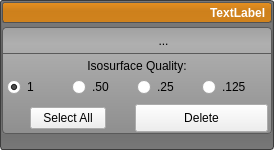
<?xml version="1.0" encoding="UTF-8"?>
<ui version="4.0">
 <class>LayerGroupWidget</class>
 <widget class="QWidget" name="LayerGroupWidget">
  <property name="geometry">
   <rect>
    <x>0</x>
    <y>0</y>
    <width>274</width>
    <height>159</height>
   </rect>
  </property>
  <property name="sizePolicy">
   <sizepolicy hsizetype="Preferred" vsizetype="Fixed">
    <horstretch>0</horstretch>
    <verstretch>0</verstretch>
   </sizepolicy>
  </property>
  <property name="styleSheet">
   <string notr="true">QTabWidget::pane{
	background-color: rgba(0, 0, 0, 0);
	border: 2px solid rgb(90,90,90);
	border-radius: 4px;
}


QLabel#group_dimensions_label_{
	color: white;
	font: bold;
}
QTabWidget::tab-bar {
	left: 5px;
 }

QWidget#LayerGroupWidget{
	background-color: rgba( 0, 0, 0, 0 );
}

QTabBar::tab{
background-color:qlineargradient(spread:pad, x1:0.5, y1:0, x2:0.5, y2:0.960227, stop:0 rgba(101, 101, 101, 255), stop:0.155779 rgba(115, 115, 115, 255), stop:1 rgba(84, 84, 84, 255));
border-top-left-radius: 4px;
border-top-right-radius: 4px;
min-width:16ex;
height: 22px;
padding-left: 4px;
padding-right: 4px;
padding-top:0px;
border-top: 1px solid rgb(90,90,90);
border-left: 1px solid rgb(90,90,90);
border-right: 1px solid rgb(90,90,90);
margin-top:4px;
}

QTabBar::tab:selected{
background-color:qlineargradient(spread:pad, x1:0.5, y1:0, x2:0.5, y2:0.960227, stop:0 rgba(151, 151, 151, 255), stop:0.155779 rgba(165, 165, 165, 255), stop:1 rgba(134, 134, 134, 255));
margin-left: -4px;
margin-right: -4px;

}

QTabBar::tab:first:selected {
	margin-left: 0;
}
QTabBar::tab:last:selected {
  margin-right: 0;
}

QToolButton#group_new_button_{
	background-color: rgba(0, 0, 0, 0);
	border: 1px solid rgba(0, 0, 0, 0);
	margin: 0 0 0 0;
	padding: 0 0 0 0;
}
QToolButton#group_new_button_:hover{
	background-color: rgba( 0, 0, 0, 30 ); border-radius: 3px;
}

QToolButton#group_new_button_:pressed{
	background-color: rgb(233, 111, 53);
	border-radius: 3px;
	border: 1px solid rgb(142, 67, 32);
	margin: 0 0 0 0;
	padding: 0 0 0 0;
}

QToolButton#group_delete_button_{
	background-color: rgba(0, 0, 0, 0);
	border: 1px solid rgba(0, 0, 0, 0);
	margin: 0 0 0 0;
	padding: 0 0 0 0;
}
QToolButton#group_delete_button_:hover{
	background-color: rgba( 0, 0, 0, 30 ); border-radius: 3px;
}

QToolButton#group_delete_button_:checked{
	background-color: rgb(233, 111, 53);
	border-radius: 3px;
	border: 1px solid rgb(142, 67, 32);
	margin: 0 0 0 0;
	padding: 0 0 0 0;
}


QToolButton#duplicate_layer_button_{
	background-color: rgba(0, 0, 0, 0);
	border: 1px solid rgba(0, 0, 0, 0);
	margin: 0 0 0 0;
	padding: 0 0 0 0;
}
QToolButton#duplicate_layer_button_:hover{
	background-color: rgba( 0, 0, 0, 30 ); border-radius: 3px;
}


QToolButton#group_iso_button_{
	background-color: rgba(0, 0, 0, 0);
	border: 1px solid rgba(0, 0, 0, 0);
	margin: 0 0 0 0;
	padding: 0 0 0 0;
}
QToolButton#group_iso_button_:hover{
	background-color: rgba( 0, 0, 0, 30 ); border-radius: 3px;
}
QToolButton#group_iso_button_:checked{
	background-color: rgb(233, 111, 53);
	border-radius: 3px;
	border: 1px solid rgb(142, 67, 32);
	margin: 0 0 0 0;
	padding: 0 0 0 0;
}


QToolButton#group_visibility_button_{
	background-color: rgba(0, 0, 0, 0);
	border: 1px solid rgba(0, 0, 0, 0);
	margin: 0 0 0 0;
	padding: 0 0 0 0;
}
QToolButton#group_visibility_button_:hover{
	background-color: rgba( 0, 0, 0, 30 ); border-radius: 3px;
}

QFrame#group_frame_{
	background-color: rgba(0, 0, 0, 0);
	border: none;
}

QToolButton#open_button_{
	background-color: rgba(0, 0, 0, 0);
	border-radius: 4px;
}

QToolButton#open_button_:hover{
	background-color: rgba( 0, 0, 0, 30 ); border-radius: 3px;
}

QWidget#group_header_{
	background-color: qlineargradient(spread:pad, x1:0.5, y1:0, x2:0.5, y2:0.960227, stop:0 rgba(0, 0, 0, 0), stop:0.45 rgba(0, 0, 0, 30), stop:1 rgba(0, 0, 0, 25));
    border-radius: 3px;
}

QWidget#group_background_{
	background-color: rgb(232, 145, 32);
    border-radius: 3px;
	border: 1px solid rgb(90, 90, 90);
}

QWidget#base_{
	background-color: qlineargradient(spread:pad, x1:0.5, y1:0, x2:0.5, y2:1, stop:0 rgba(120, 120, 120, 255), stop:0.36 rgba(100, 100, 100, 255), stop:0.65 rgba(100, 100, 100, 255), stop:1 rgba(120, 120, 120, 255));
	border-radius:3px;
	border: 1px solid rgb(60, 60, 60);
	color: rgb(90, 90, 90);
}

QWidget#tools_and_layers_widget_{
	background-color: qlineargradient(spread:pad, x1:0.5, y1:0, x2:0.5, y2:1, stop:0 rgba(120, 120, 120, 255), stop:0.36 rgba(100, 100, 100, 255), stop:0.65 rgba(100, 100, 100, 255), stop:1 rgba(120, 120, 120, 255));
}

QWidget#group_tools_{
	border-radius: 4px;
	border: 1px solid rgb(90, 90, 90);
	background-color: qlineargradient(spread:pad, x1:0.5, y1:0, x2:0.5, y2:0.960227, stop:0 rgba(161, 161, 161, 255), stop:0.155779 rgba(175, 175, 175, 255), stop:1 rgba(144, 144, 144, 255));
}

QWidget#buttons_{
	border-bottom: 1px solid rgb(90, 90, 90);
}
</string>
  </property>
  <layout class="QVBoxLayout" name="verticalLayout_12">
   <property name="spacing">
    <number>0</number>
   </property>
   <property name="margin">
    <number>0</number>
   </property>
   <item>
    <widget class="QWidget" name="base_" native="true">
     <layout class="QVBoxLayout" name="verticalLayout_13">
      <property name="spacing">
       <number>0</number>
      </property>
      <property name="margin">
       <number>2</number>
      </property>
      <item>
       <widget class="QWidget" name="group_background_" native="true">
        <property name="sizePolicy">
         <sizepolicy hsizetype="Preferred" vsizetype="Fixed">
          <horstretch>0</horstretch>
          <verstretch>0</verstretch>
         </sizepolicy>
        </property>
        <property name="minimumSize">
         <size>
          <width>201</width>
          <height>21</height>
         </size>
        </property>
        <property name="maximumSize">
         <size>
          <width>16777215</width>
          <height>21</height>
         </size>
        </property>
        <layout class="QHBoxLayout" name="horizontalLayout_13">
         <property name="spacing">
          <number>0</number>
         </property>
         <property name="margin">
          <number>0</number>
         </property>
         <item>
          <widget class="QWidget" name="group_header_" native="true">
           <property name="sizePolicy">
            <sizepolicy hsizetype="Preferred" vsizetype="Preferred">
             <horstretch>0</horstretch>
             <verstretch>0</verstretch>
            </sizepolicy>
           </property>
           <property name="minimumSize">
            <size>
             <width>215</width>
             <height>21</height>
            </size>
           </property>
           <property name="maximumSize">
            <size>
             <width>16777215</width>
             <height>21</height>
            </size>
           </property>
           <layout class="QHBoxLayout" name="horizontalLayout" stretch="0,0,0,0">
            <property name="spacing">
             <number>0</number>
            </property>
            <property name="leftMargin">
             <number>0</number>
            </property>
            <property name="topMargin">
             <number>0</number>
            </property>
            <property name="rightMargin">
             <number>6</number>
            </property>
            <property name="bottomMargin">
             <number>0</number>
            </property>
            <item>
             <widget class="QToolButton" name="open_button_">
              <property name="minimumSize">
               <size>
                <width>21</width>
                <height>21</height>
               </size>
              </property>
              <property name="maximumSize">
               <size>
                <width>21</width>
                <height>21</height>
               </size>
              </property>
              <property name="text">
               <string/>
              </property>
              <property name="icon">
               <iconset resource="../../Resources/QtResources.qrc">
                <normaloff>:/Images/RightArrowWhite.png</normaloff>
                <normalon>:/Images/DownArrowWhite.png</normalon>:/Images/RightArrowWhite.png</iconset>
              </property>
              <property name="iconSize">
               <size>
                <width>16</width>
                <height>16</height>
               </size>
              </property>
              <property name="checkable">
               <bool>true</bool>
              </property>
              <property name="checked">
               <bool>true</bool>
              </property>
             </widget>
            </item>
            <item>
             <widget class="QtUtils::QtTristateToolButton" name="group_visibility_button_" native="true">
              <property name="minimumSize">
               <size>
                <width>21</width>
                <height>21</height>
               </size>
              </property>
              <property name="maximumSize">
               <size>
                <width>21</width>
                <height>21</height>
               </size>
              </property>
              <property name="toolTip">
               <string>Turn on or off the group's visibility</string>
              </property>
              <property name="text" stdset="0">
               <string/>
              </property>
              <property name="icon" stdset="0">
               <iconset resource="../../Resources/QtResources.qrc">
                <normaloff>:/Images/VisibleOff.png</normaloff>
                <normalon>:/Images/VisibleWhite.png</normalon>:/Images/VisibleOff.png</iconset>
              </property>
              <property name="iconSize" stdset="0">
               <size>
                <width>20</width>
                <height>20</height>
               </size>
              </property>
              <layout class="QHBoxLayout" name="horizontalLayout_3">
               <property name="spacing">
                <number>0</number>
               </property>
               <property name="leftMargin">
                <number>0</number>
               </property>
               <property name="topMargin">
                <number>0</number>
               </property>
               <property name="rightMargin">
                <number>5</number>
               </property>
               <property name="bottomMargin">
                <number>0</number>
               </property>
              </layout>
             </widget>
            </item>
            <item>
             <spacer name="horizontalSpacer_2">
              <property name="orientation">
               <enum>Qt::Horizontal</enum>
              </property>
              <property name="sizeHint" stdset="0">
               <size>
                <width>40</width>
                <height>20</height>
               </size>
              </property>
             </spacer>
            </item>
            <item>
             <widget class="QLabel" name="group_dimensions_label_">
              <property name="text">
               <string>TextLabel</string>
              </property>
             </widget>
            </item>
           </layout>
          </widget>
         </item>
        </layout>
       </widget>
      </item>
      <item>
       <widget class="QWidget" name="tools_and_layers_widget_" native="true">
        <layout class="QVBoxLayout" name="verticalLayout_11">
         <property name="spacing">
          <number>0</number>
         </property>
         <property name="margin">
          <number>0</number>
         </property>
         <item>
          <widget class="QFrame" name="group_frame_">
           <property name="sizePolicy">
            <sizepolicy hsizetype="Preferred" vsizetype="Preferred">
             <horstretch>0</horstretch>
             <verstretch>0</verstretch>
            </sizepolicy>
           </property>
           <property name="minimumSize">
            <size>
             <width>0</width>
             <height>0</height>
            </size>
           </property>
           <property name="maximumSize">
            <size>
             <width>16777215</width>
             <height>16777215</height>
            </size>
           </property>
           <property name="frameShape">
            <enum>QFrame::StyledPanel</enum>
           </property>
           <property name="frameShadow">
            <enum>QFrame::Raised</enum>
           </property>
           <property name="lineWidth">
            <number>0</number>
           </property>
           <layout class="QVBoxLayout" name="group_frame_layout_">
            <property name="spacing">
             <number>3</number>
            </property>
            <property name="leftMargin">
             <number>1</number>
            </property>
            <property name="topMargin">
             <number>2</number>
            </property>
            <property name="rightMargin">
             <number>1</number>
            </property>
            <property name="bottomMargin">
             <number>2</number>
            </property>
           </layout>
          </widget>
         </item>
         <item>
          <widget class="QWidget" name="widget" native="true">
           <layout class="QVBoxLayout" name="verticalLayout">
            <property name="spacing">
             <number>0</number>
            </property>
            <property name="margin">
             <number>0</number>
            </property>
            <item>
             <widget class="QWidget" name="group_tools_" native="true">
              <layout class="QVBoxLayout" name="verticalLayout_10">
               <property name="spacing">
                <number>0</number>
               </property>
               <property name="margin">
                <number>0</number>
               </property>
               <item>
                <widget class="QWidget" name="buttons_" native="true">
                 <property name="sizePolicy">
                  <sizepolicy hsizetype="Preferred" vsizetype="Fixed">
                   <horstretch>0</horstretch>
                   <verstretch>0</verstretch>
                  </sizepolicy>
                 </property>
                 <property name="minimumSize">
                  <size>
                   <width>0</width>
                   <height>27</height>
                  </size>
                 </property>
                 <property name="maximumSize">
                  <size>
                   <width>16777215</width>
                   <height>27</height>
                  </size>
                 </property>
                 <layout class="QHBoxLayout" name="horizontalLayout_2" stretch="0,0,0,0,1">
                  <property name="spacing">
                   <number>4</number>
                  </property>
                  <property name="leftMargin">
                   <number>2</number>
                  </property>
                  <property name="topMargin">
                   <number>3</number>
                  </property>
                  <property name="rightMargin">
                   <number>2</number>
                  </property>
                  <property name="bottomMargin">
                   <number>2</number>
                  </property>
                  <item>
                   <spacer name="horizontalSpacer">
                    <property name="orientation">
                     <enum>Qt::Horizontal</enum>
                    </property>
                    <property name="sizeHint" stdset="0">
                     <size>
                      <width>40</width>
                      <height>20</height>
                     </size>
                    </property>
                   </spacer>
                  </item>
                  <item>
                   <widget class="QToolButton" name="duplicate_layer_button_">
                    <property name="toolTip">
                     <string>Duplicate a layer</string>
                    </property>
                    <property name="text">
                     <string>...</string>
                    </property>
                    <property name="icon">
                     <iconset resource="../../Resources/QtResources.qrc">
                      <normaloff>:/Images/DuplicateOff.png</normaloff>:/Images/DuplicateOff.png</iconset>
                    </property>
                    <property name="iconSize">
                     <size>
                      <width>35</width>
                      <height>20</height>
                     </size>
                    </property>
                   </widget>
                  </item>
                  <item>
                   <widget class="QToolButton" name="group_iso_button_">
                    <property name="minimumSize">
                     <size>
                      <width>0</width>
                      <height>22</height>
                     </size>
                    </property>
                    <property name="maximumSize">
                     <size>
                      <width>16777215</width>
                      <height>22</height>
                     </size>
                    </property>
                    <property name="toolTip">
                     <string>Open the transform menu</string>
                    </property>
                    <property name="text">
                     <string/>
                    </property>
                    <property name="icon">
                     <iconset resource="../../Resources/QtResources.qrc">
                      <normaloff>:/Images/IsosurfaceMenuOff.png</normaloff>
                      <normalon>:/Images/IsosurfaceMenu.png</normalon>:/Images/IsosurfaceMenuOff.png</iconset>
                    </property>
                    <property name="iconSize">
                     <size>
                      <width>35</width>
                      <height>20</height>
                     </size>
                    </property>
                    <property name="checkable">
                     <bool>true</bool>
                    </property>
                   </widget>
                  </item>
                  <item>
                   <widget class="QToolButton" name="group_delete_button_">
                    <property name="minimumSize">
                     <size>
                      <width>22</width>
                      <height>22</height>
                     </size>
                    </property>
                    <property name="maximumSize">
                     <size>
                      <width>22</width>
                      <height>22</height>
                     </size>
                    </property>
                    <property name="toolTip">
                     <string>Delete a layer</string>
                    </property>
                    <property name="text">
                     <string/>
                    </property>
                    <property name="icon">
                     <iconset resource="../../Resources/QtResources.qrc">
                      <normaloff>:/Images/Delete.png</normaloff>
                      <normalon>:/Images/DeleteWhite.png</normalon>:/Images/Delete.png</iconset>
                    </property>
                    <property name="checkable">
                     <bool>true</bool>
                    </property>
                   </widget>
                  </item>
                  <item>
                   <widget class="QToolButton" name="group_new_button_">
                    <property name="minimumSize">
                     <size>
                      <width>22</width>
                      <height>22</height>
                     </size>
                    </property>
                    <property name="maximumSize">
                     <size>
                      <width>22</width>
                      <height>22</height>
                     </size>
                    </property>
                    <property name="toolTip">
                     <string>Create a new layer</string>
                    </property>
                    <property name="text">
                     <string/>
                    </property>
                    <property name="icon">
                     <iconset resource="../../Resources/QtResources.qrc">
                      <normaloff>:/Images/Add.png</normaloff>
                      <normalon>:/Images/AddWhite.png</normalon>:/Images/Add.png</iconset>
                    </property>
                    <property name="iconSize">
                     <size>
                      <width>20</width>
                      <height>20</height>
                     </size>
                    </property>
                   </widget>
                  </item>
                 </layout>
                </widget>
               </item>
               <item>
                <widget class="QWidget" name="iso_quality_" native="true">
                 <layout class="QVBoxLayout" name="verticalLayout_14" stretch="0,1">
                  <property name="spacing">
                   <number>2</number>
                  </property>
                  <property name="margin">
                   <number>4</number>
                  </property>
                  <item>
                   <widget class="QWidget" name="widget_19" native="true">
                    <property name="minimumSize">
                     <size>
                      <width>0</width>
                      <height>16</height>
                     </size>
                    </property>
                    <layout class="QHBoxLayout" name="horizontalLayout_31">
                     <property name="spacing">
                      <number>0</number>
                     </property>
                     <property name="leftMargin">
                      <number>4</number>
                     </property>
                     <property name="topMargin">
                      <number>0</number>
                     </property>
                     <property name="rightMargin">
                      <number>4</number>
                     </property>
                     <property name="bottomMargin">
                      <number>0</number>
                     </property>
                     <item>
                      <widget class="QLabel" name="label">
                       <property name="sizePolicy">
                        <sizepolicy hsizetype="Preferred" vsizetype="Fixed">
                         <horstretch>0</horstretch>
                         <verstretch>0</verstretch>
                        </sizepolicy>
                       </property>
                       <property name="minimumSize">
                        <size>
                         <width>0</width>
                         <height>16</height>
                        </size>
                       </property>
                       <property name="text">
                        <string>Isosurface Quality:</string>
                       </property>
                       <property name="alignment">
                        <set>Qt::AlignCenter</set>
                       </property>
                      </widget>
                     </item>
                    </layout>
                   </widget>
                  </item>
                  <item>
                   <widget class="QWidget" name="widget_18" native="true">
                    <property name="sizePolicy">
                     <sizepolicy hsizetype="Preferred" vsizetype="MinimumExpanding">
                      <horstretch>0</horstretch>
                      <verstretch>0</verstretch>
                     </sizepolicy>
                    </property>
                    <layout class="QHBoxLayout" name="horizontalLayout_24">
                     <property name="spacing">
                      <number>0</number>
                     </property>
                     <property name="margin">
                      <number>1</number>
                     </property>
                     <item>
                      <widget class="QRadioButton" name="radioButton_1_point_0">
                       <property name="text">
                        <string>1</string>
                       </property>
                       <property name="checked">
                        <bool>true</bool>
                       </property>
                      </widget>
                     </item>
                     <item>
                      <widget class="QRadioButton" name="radioButton_point_5">
                       <property name="text">
                        <string>.50</string>
                       </property>
                      </widget>
                     </item>
                     <item>
                      <widget class="QRadioButton" name="radioButton_point_25">
                       <property name="text">
                        <string>.25</string>
                       </property>
                      </widget>
                     </item>
                     <item>
                      <widget class="QRadioButton" name="radioButton_point_125">
                       <property name="text">
                        <string>.125</string>
                       </property>
                      </widget>
                     </item>
                    </layout>
                   </widget>
                  </item>
                 </layout>
                </widget>
               </item>
               <item>
                <widget class="QWidget" name="delete_" native="true">
                 <layout class="QVBoxLayout" name="verticalLayout_8">
                  <property name="spacing">
                   <number>2</number>
                  </property>
                  <property name="margin">
                   <number>0</number>
                  </property>
                  <item>
                   <widget class="QWidget" name="widget_8" native="true">
                    <property name="minimumSize">
                     <size>
                      <width>0</width>
                      <height>32</height>
                     </size>
                    </property>
                    <property name="maximumSize">
                     <size>
                      <width>16777215</width>
                      <height>32</height>
                     </size>
                    </property>
                    <layout class="QHBoxLayout" name="horizontalLayout_25">
                     <property name="spacing">
                      <number>0</number>
                     </property>
                     <property name="leftMargin">
                      <number>0</number>
                     </property>
                     <property name="topMargin">
                      <number>0</number>
                     </property>
                     <property name="rightMargin">
                      <number>4</number>
                     </property>
                     <property name="bottomMargin">
                      <number>0</number>
                     </property>
                     <item>
                      <widget class="QWidget" name="widget_2" native="true">
                       <layout class="QHBoxLayout" name="horizontalLayout_4">
                        <property name="spacing">
                         <number>0</number>
                        </property>
                        <property name="margin">
                         <number>0</number>
                        </property>
                        <item>
                         <widget class="QPushButton" name="select_all_button_">
                          <property name="maximumSize">
                           <size>
                            <width>76</width>
                            <height>16777215</height>
                           </size>
                          </property>
                          <property name="text">
                           <string>Select All</string>
                          </property>
                          <property name="checkable">
                           <bool>true</bool>
                          </property>
                         </widget>
                        </item>
                       </layout>
                      </widget>
                     </item>
                     <item>
                      <widget class="QPushButton" name="delete_button_">
                       <property name="minimumSize">
                        <size>
                         <width>0</width>
                         <height>28</height>
                        </size>
                       </property>
                       <property name="text">
                        <string>Delete</string>
                       </property>
                      </widget>
                     </item>
                    </layout>
                   </widget>
                  </item>
                 </layout>
                </widget>
               </item>
              </layout>
             </widget>
            </item>
           </layout>
          </widget>
         </item>
        </layout>
       </widget>
      </item>
      <item>
       <widget class="QLabel" name="fake_widget_">
        <property name="text">
         <string/>
        </property>
       </widget>
      </item>
     </layout>
    </widget>
   </item>
   <item>
    <widget class="QLabel" name="group_dummy_">
     <property name="text">
      <string/>
     </property>
    </widget>
   </item>
  </layout>
 </widget>
 <layoutdefault spacing="2" margin="0"/>
 <customwidgets>
  <customwidget>
   <class>QtUtils::QtTristateToolButton</class>
   <extends>QWidget</extends>
   <header location="global">QtUtils/Widgets/QtTristateToolButton.h</header>
  </customwidget>
 </customwidgets>
 <resources>
  <include location="../../Resources/QtResources.qrc"/>
 </resources>
 <connections/>
</ui>
